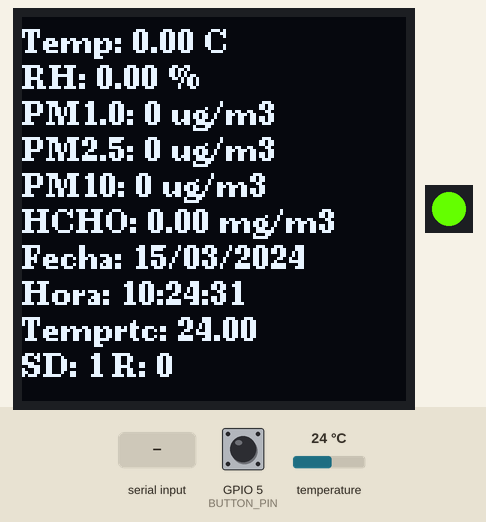
The sketch below on a simulated ESP32. On the bench: 128×128 one-colour display, 1 RGB LEDs in strip order, left to right. The inputs (shaded band) are chosen by the test bench; at power-on: GPIO 5 (BUTTON_PIN) HIGH, temperature 24 °C. The local clock reads 2024-03-15 10:24:30 at power-on unless the sketch sets it; storage starts empty; what the sketch prints to the serial monitor is not drawn.

Above: at 1.8 s.
1.9 s: GPIO 5 (BUTTON_PIN) pulled LOW for 0.15 s
At 2.04 s:
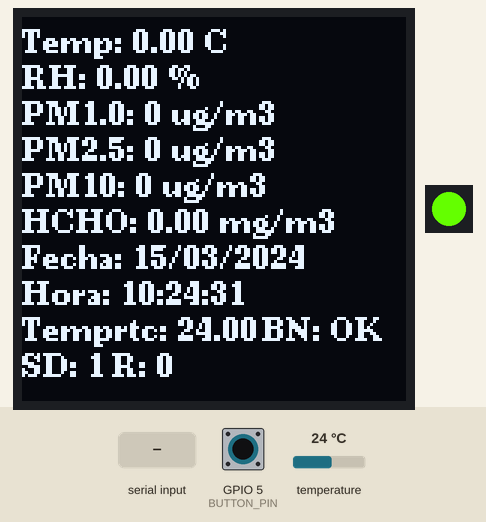
6.5 s: "1\n" received over the second serial link
At 9.2 s:
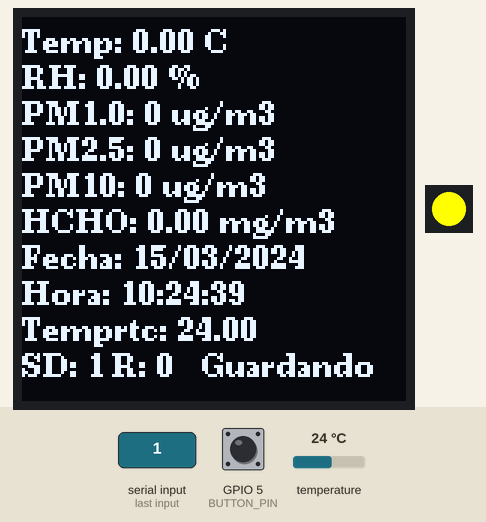
14.9 s: GPIO 5 (BUTTON_PIN) pulled LOW for 1 s
At 15.15 s:
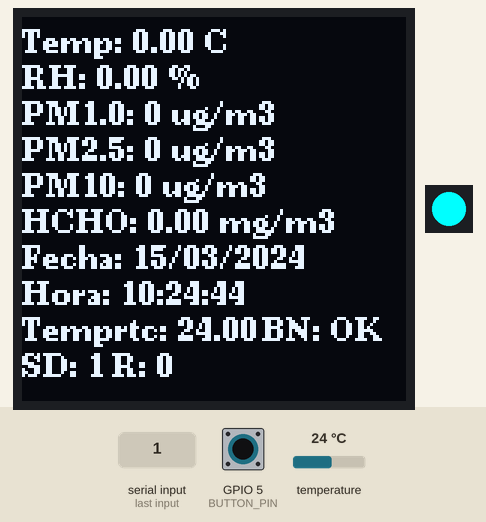
17.4 s: temperature set to 12 °C
At 18.7 s:
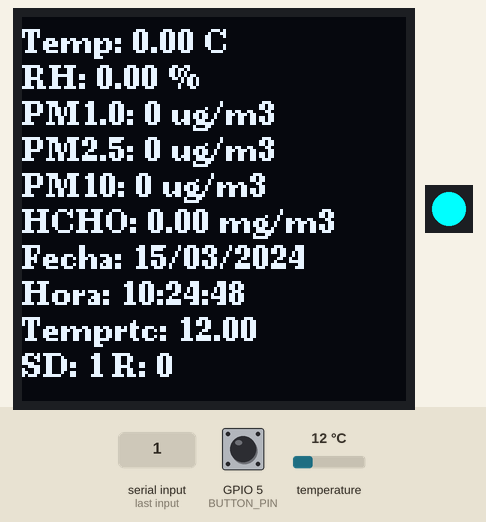
18.9 s: temperature set to 19 °C
At 20.29 s:
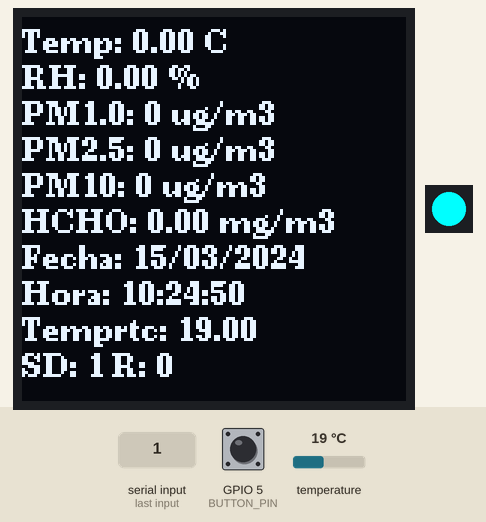
20.4 s: GPIO 5 (BUTTON_PIN) pulled LOW for 1 s
At 20.7 s:
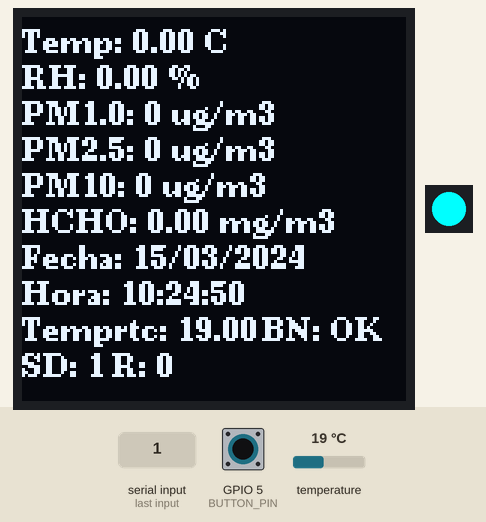
Timing chart, 0 to 20.8 s (numbered marks = the images above; inputs shaded):
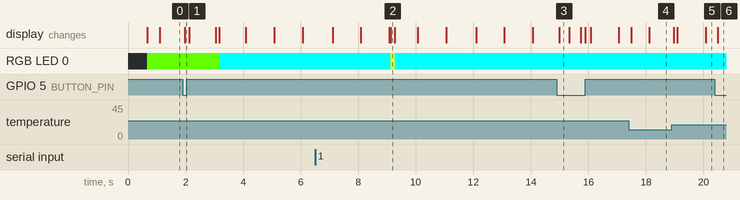

Measured:
- after the input at 1.9 s, the display: changes after 0.07 s (image 1)
- after the input at 6.5 s, the display: first differs from a run without the input after 2.6 s (image 2)
- after the input at 14.9 s, the display: changes after 0.09 s (image 3)
- after the input at 17.4 s, the display: first changes after 0.09 s (image 4 shows a later state)
- after the input at 20.4 s, the display: changes after 0.10 s (image 6)

The sketch:

dfrobot_plantower_SD.ino
```cpp
// (licence header left out)
#include <SoftwareSerial.h>
#include <U8g2lib.h>
#include <Wire.h>
#include <RTClib.h>
#include <Adafruit_NeoPixel.h>
#include "SD.h"
#include "SPI.h"
#include "FS.h"

#define SD_MISO 2
#define SD_MOSI 15
#define SD_SCLK 14
#define SD_CS 13
// Configuración de la pantalla OLED
U8G2_SH1107_SEEED_128X128_F_HW_I2C u8g2(U8G2_R0, U8X8_PIN_NONE);

// Configuración del RTC
RTC_DS3231 rtc;

// Configuración del SoftwareSerial
SoftwareSerial pms5(18, 19);  // RX, TX

char col;
unsigned int PMSa1 = 0, PMSa2_5 = 0, PMSa10 = 0, FMHDSa = 0, TPSa = 0, HDSa = 0, PMSb1 = 0, PMSb2_5 = 0, PMSb10 = 0, FMHDSb = 0, TPSb = 0, HDSb = 0;
unsigned int PMS1 = 0, PMS2_5 = 0, PMS10 = 0, TPS = 0, HDS = 0, CR1 = 0, CR2 = 0;
unsigned char bufferRTT[32] = {};  //serial receive data
char tempStr[15];
float FMHDSB = 0;
// Configuración del NeoPixel
#define PIN 12  // 23 y 12 pin led interno
#define NUMPIXELS 1
Adafruit_NeoPixel pixels(NUMPIXELS, PIN, NEO_GRB + NEO_KHZ800);

// Configuración del botón
#define BUTTON_PIN 5

// Configuración de la tarjeta SD
#define SD_CS_PIN 13
SPIClass spiSD(HSPI);  // HSPI

float tempe;
float humi;
String fecha;
String hora;
bool SDok = true;
int ultimoRun = 0;
void setup() {
  Serial.begin(115200);
  pms5.begin(9600);
  u8g2.begin();
  pixels.begin();
  u8g2.setFont(u8g2_font_ncenB08_tr);
  u8g2.setCursor(0, 12);  // y = 96
  u8g2.print("TEST GSM PLANTOWER");
  u8g2.sendBuffer();
  pinMode(BUTTON_PIN, INPUT_PULLUP);

  if (!rtc.begin()) {
    Serial.println("No se encontró el RTC");
  }

  spiSD.begin(SD_SCLK, SD_MISO, SD_MOSI, SD_CS_PIN);

  if (!SD.begin(SD_CS_PIN, spiSD)) {
    Serial.println("Fallo al inicializar la tarjeta SD");
    SDok = false;
  } else {
    Serial.println("Tarjeta SD inicializada correctamente");
    if (SD.exists("/data.csv") == false) {
      Serial.println("Archivo base no existe...");
      delay(500);
      Serial.println("creando archivos");
      String tosave = "FECHA,HORA,TEMPERATURA,HUMEDAD,PM1,PM2_5,PM10,FORMAL,CONEXION \n";
      writeFile(SD, "/data.csv", tosave.c_str());
    } else {
      Serial.println("dato base es: /data.csv");
    }
  }
  pixels.setPixelColor(0, pixels.Color(100, 255, 0));  // Amarillo
  pixels.show();
  u8g2.clearBuffer();
}

unsigned long ultimoGuardado = 0;              // Variable para llevar un registro del último guardado
const unsigned long intervaloGuardado = 3000;  // Intervalo de guardado (30 segundos en milisegundos)
unsigned long checkpms = 0;                    // Variable para llevar un registro del último guardado
const unsigned long intercheckpms = 3000;      // Intervalo de guardado (30 segundos en milisegundos)

void loop() {

  // while (!pms5.available()) ;  //ojo esto suele bloquerar el resto del codigo, pero puede servir para saver si decta o no el serial
  if (millis() - checkpms >= intercheckpms) {
    // Actualizar el registro del último guardado
    checkpms = millis();
    while (pms5.available() > 0)  //Check whether there is any serial data
    {
      for (int i = 0; i < 32; i++) {
        col = pms5.read();
        bufferRTT[i] = (char)col;
        delay(2);
      }

      pms5.flush();

      CR1 = (bufferRTT[30] << 8) + bufferRTT[31];
      CR2 = 0;
      for (int i = 0; i < 30; i++)
        CR2 += bufferRTT[i];
      if (CR1 == CR2)  //Check
      {
        PMSa1 = bufferRTT[10];        //Read PM1 high 8-bit data
        PMSb1 = bufferRTT[11];        //Read PM1 low 8-bit data
        PMS1 = (PMSa1 << 8) + PMSb1;  //PM1 data

        PMSa2_5 = bufferRTT[12];            //Read PM2.5 high 8-bit data
        PMSb2_5 = bufferRTT[13];            //Read PM2.5 low 8-bit data
        PMS2_5 = (PMSa2_5 << 8) + PMSb2_5;  //PM2.5 data

        PMSa10 = bufferRTT[14];          //Read PM10 high 8-bit data
        PMSb10 = bufferRTT[15];          //Read PM10 low 8-bit data
        PMS10 = (PMSa10 << 8) + PMSb10;  //PM10 data

        TPSa = bufferRTT[24];      //Read temperature high 8-bit data
        TPSb = bufferRTT[25];      //Read temperature low 8-bit data
        TPS = (TPSa << 8) + TPSb;  //Temperature data

        HDSa = bufferRTT[26];      //Read humidity high 8-bit data
        HDSb = bufferRTT[27];      //Read humidity low 8-bit data
        HDS = (HDSa << 8) + HDSb;  //Humidity data

        unsigned int FMHDSa = bufferRTT[22];  // Read formaldehyde high 8-bit data
        unsigned int FMHDSb = bufferRTT[23];  // Read formaldehyde low 8-bit data
        FMHDSB = (FMHDSa << 8) + FMHDSb;      // Combine high and low bits
        FMHDSB = FMHDSB / 1000.0;

      } else {
        PMS1 = 0;
        PMS2_5 = 0;
        PMS10 = 0;
        TPS = 0;
        HDS = 0;
      }
    }
    pixels.setPixelColor(0, pixels.Color(0, 255, 255));  // Calipso
    pixels.show();
  }
  Serial.println("-----------------------pms--------------------------");
  Serial.print("Temp : ");
  sprintf(tempStr, "%d%d.%d", TPS / 100, (TPS / 10) % 10, TPS % 10);
  Serial.print(tempStr);
  Serial.println(" C");  //Display temperature
  Serial.print("RH   : ");
  sprintf(tempStr, "%d%d.%d", HDS / 100, (HDS / 10) % 10, HDS % 10);
  Serial.print(tempStr);  //Display humidity
  Serial.println(" %");   //%
  Serial.print("PM1.0: ");
  Serial.print(PMS1);
  Serial.println(" ug/m3");  //Display PM1.0 unit  ug/m³
  Serial.print("PM2.5: ");
  Serial.print(PMS2_5);
  Serial.println(" ug/m3");  //Display PM2.5 unit  ug/m³
  Serial.print("PM 10: ");
  Serial.print(PMS10);
  Serial.println(" ug/m3");  //Display PM 10 unit  ug/m³
  Serial.print("Formaldehyde: ");
  Serial.print(FMHDSB);
  Serial.println(" mg/m3");  // Display formaldehyde concentration in mg/m³
  Serial.print(SDok);
  Serial.print(" SD");
  Serial.println(ultimoRun);  // Display formaldehyde concentration in mg/m³


  // Leer el botón
  if (digitalRead(BUTTON_PIN) == LOW) {
    u8g2.setCursor(80, 108);  // y = 96
    u8g2.print("BN: ");
    u8g2.println("OK");  // Enviar búfer a la pantalla
    u8g2.sendBuffer();   // Acción del botón
  }
  // Leer y mostrar la fecha y hora del RTC
  DateTime now = rtc.now();
  fecha = getFecha(now);
  hora = getHora(now);
  tempe = TPS / 10.0;
  humi = HDS / 10.0;
  u8g2.clearBuffer();
  u8g2.setFont(u8g2_font_ncenB08_tr);
  // Mostrar los valores en la pantalla, cada uno separado por 12 píxeles
  u8g2.setCursor(0, 12);  // Comenzar en y = 12
  u8g2.print("Temp: ");
  u8g2.print(tempe);
  u8g2.println(" C");

  u8g2.setCursor(0, 24);  // y = 24
  u8g2.print("RH: ");
  u8g2.print(humi);
  u8g2.println(" %");

  u8g2.setCursor(0, 36);  // y = 36
  u8g2.print("PM1.0: ");
  u8g2.print(PMS1);
  u8g2.println(" ug/m3");

  u8g2.setCursor(0, 48);  // y = 48
  u8g2.print("PM2.5: ");
  u8g2.print(PMS2_5);
  u8g2.println(" ug/m3");

  u8g2.setCursor(0, 60);  // y = 60
  u8g2.print("PM10: ");
  u8g2.print(PMS10);
  u8g2.println(" ug/m3");

  u8g2.setCursor(0, 72);  // y = 72
  u8g2.print("HCHO: ");
  u8g2.print(FMHDSB);
  u8g2.println(" mg/m3");

  u8g2.setCursor(0, 84);  // y = 84
  u8g2.print("Fecha: ");
  u8g2.println(fecha);
  u8g2.setCursor(0, 96);  // y = 96
  u8g2.print("Hora: ");
  u8g2.println(hora);
  u8g2.setCursor(0, 108);  // y = 96
  u8g2.print("Temprtc: ");
  u8g2.println(rtc.getTemperature());  // Enviar búfer a la pantalla
  u8g2.setCursor(0, 120);              // y = 96
  u8g2.print("SD: ");
  u8g2.println(SDok);       // Enviar búfer a la pantalla
  u8g2.setCursor(30, 120);  // y = 96
  u8g2.print("R: ");
  u8g2.println(ultimoRun);
  u8g2.sendBuffer();
  if (millis() - ultimoGuardado >= intervaloGuardado) {
    // Actualizar el registro del último guardado
    ultimoGuardado = millis();
    pixels.setPixelColor(0, pixels.Color(255, 255, 0));  // Calipso
    pixels.show();
    u8g2.setCursor(60, 120);  // y = 96
    if (SDok == true) {
      u8g2.print("Guardando");
      u8g2.sendBuffer();
      // Formatea tus datos en una cadena
      String data = String(fecha) + "," + String(hora) + "," + String(tempe) + "," + String(humi) + "," + String(PMS1) + "," + String(PMS2_5) + "," + String(PMS10) + "," + String(FMHDSB) + "," + String(ultimoRun) + "\n";
      if (SDok) {
        // Guarda los datos en el archivo
        appendFile(SD, "/data.csv", data.c_str());
      }
    }
  }
}

String getFecha(DateTime now) {
  char fecha[11];
  sprintf(fecha, "%02d/%02d/%04d", now.day(), now.month(), now.year());
  return String(fecha);
}

String getHora(DateTime now) {
  char hora[9];
  sprintf(hora, "%02d:%02d:%02d", now.hour(), now.minute(), now.second());
  return String(hora);
}

void readFile(fs::FS &fs, const char *path) {
  Serial.printf("Reading file: %s\n", path);

  File file = fs.open(path);
  if (!file) {
    Serial.println("Failed to open file for reading");
    return;
  }

  Serial.print("Read from file: ");
  while (file.available()) {
    Serial.write(file.read());
  }
  file.close();
}

void writeFile(fs::FS &fs, const char *path, const char *message) {
  Serial.printf("Writing file: %s\n", path);

  File file = fs.open(path, FILE_WRITE);
  if (!file) {
    Serial.println("Failed to open file for writing");
    return;
  }
  if (file.print(message)) {
    Serial.println("File written");
  } else {
    Serial.println("Write failed");
  }
  file.close();
}

void appendFile(fs::FS &fs, const char *path, const char *message) {
  Serial.printf("Appending to file: %s\n", path);

  File file = fs.open(path, FILE_APPEND);
  if (!file) {
    Serial.println("Failed to open file for appending");
    return;
  }
  if (file.print(message)) {
    Serial.println("Message appended");
  } else {
    Serial.println("Append failed");
  }
  file.close();
}
```
